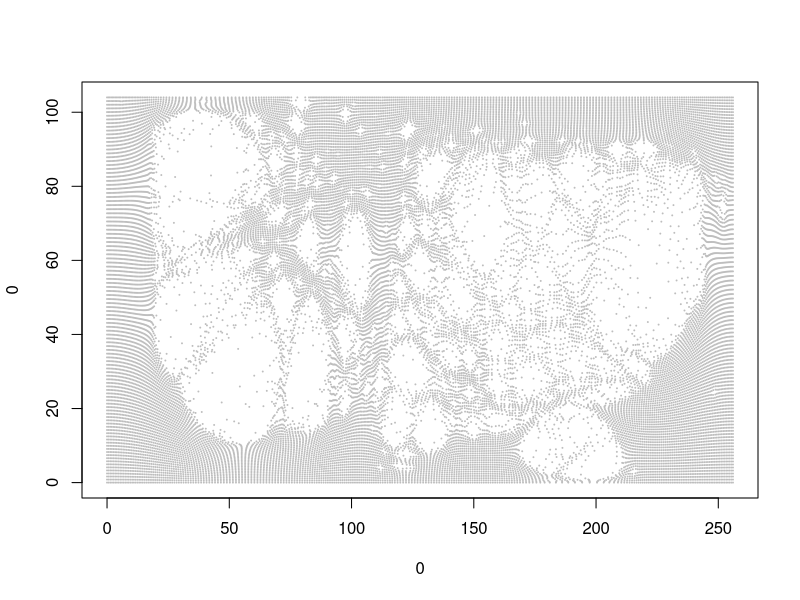
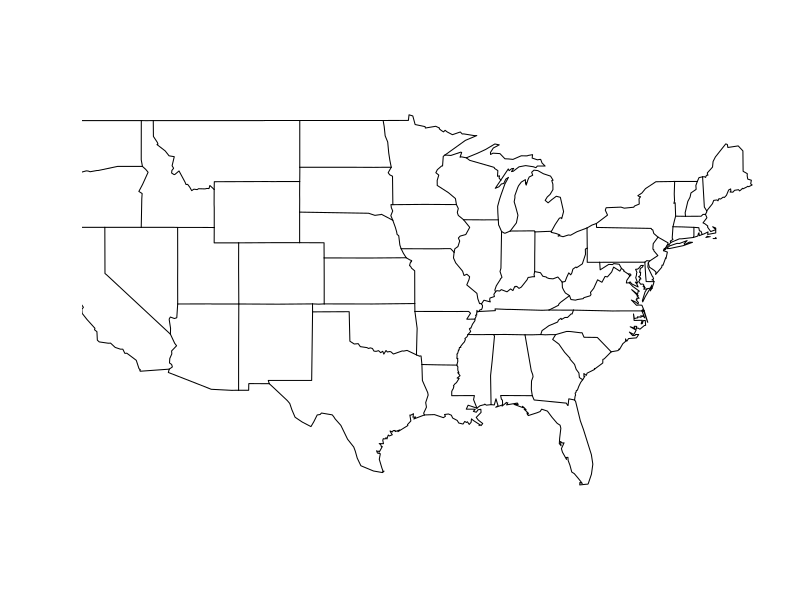
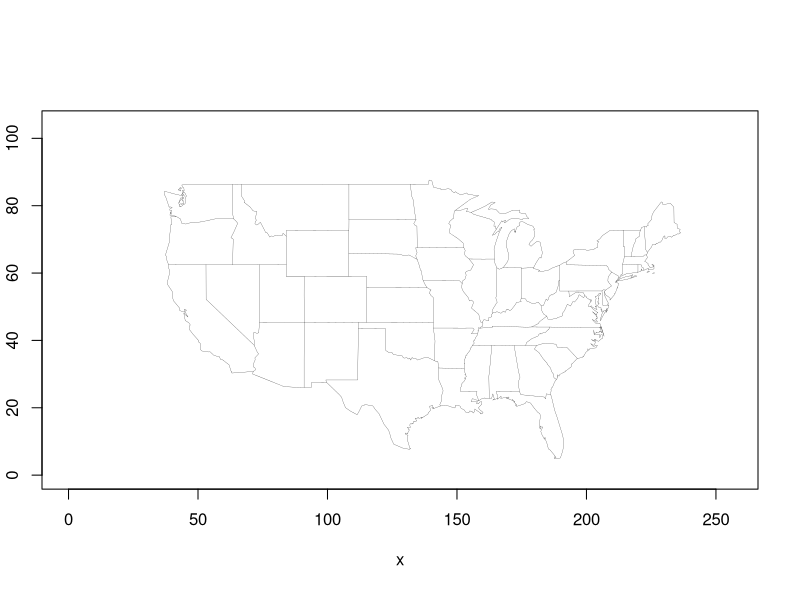
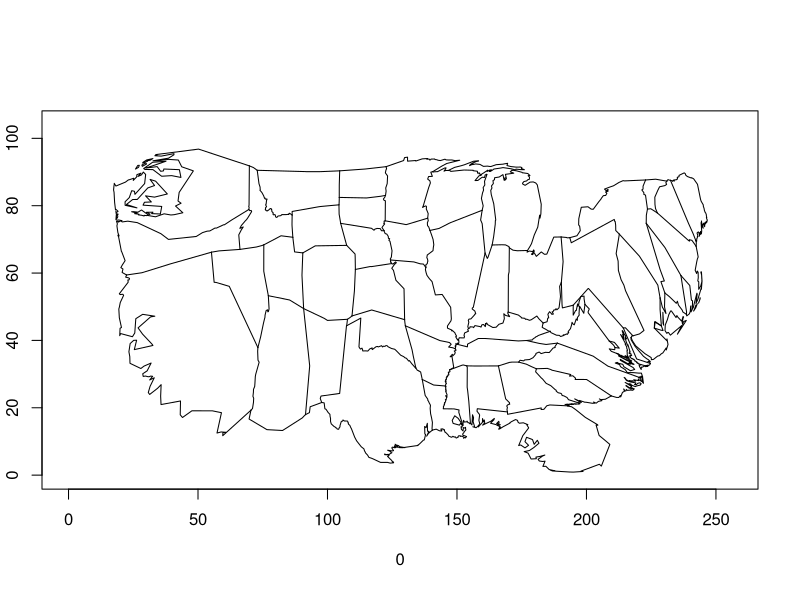
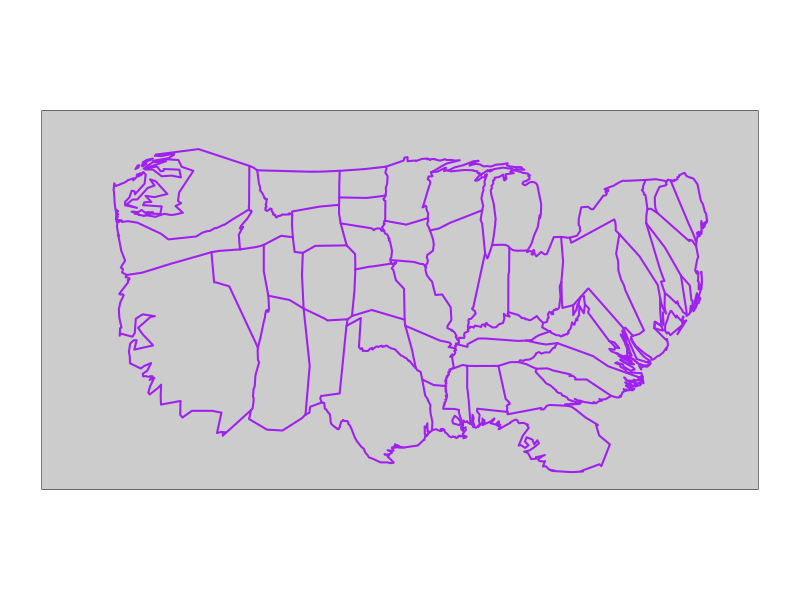

Recreate these plots in R, in order.
# Load data.
themat <- read.csv("cnt_matrix.txt")
numcols <- length(themat[1,])
numrows <- length(themat[,1])
meandensity <- sum(themat) / (numcols*numrows)

# Replace zeros with mean density.
nonzero <- function(x) { if (x == 0) { return(meandensity); } else { return(x); } }
themat2 <- apply(themat, FUN="nonzero", MARGIN=c(1,2))

# Save new matrix.
write.table(themat2, file="./cart/ufo-sea.txt", quote=FALSE, sep=" ", row.names=FALSE, col.names=FALSE)

# In terminal, run the following:
# ./cart 256 104 ufo-sea.txt ufo_out.dat

# Sanity check to see if cart worked.
ufo.cart <- read.table("./cart/ufo_out.dat", sep=" ", header=FALSE)
plot(0, 0, xlim=c(0,256), ylim=c(0, 104), type="n")
points(ufo.cart$V1, 104-ufo.cart$V2, col="gray", cex=0.2, pch=20)


# Start and end latitude/longitude coordinates from previous tutorial.
lat_NW <- 54.162434
lng_NW <- -135.351563
lat_SE <- 23.725012
lng_SE <- -61.347656


# Get state boundary lines in latitude and longitude.
library(maps)
m <- map("state")
x <- (m$x - lng_NW) / (lng_SE - lng_NW) * numcols
y <- (m$y - lat_NW) / (lat_SE - lat_NW) * numrows
xy.df <- data.frame(x, y)
write.table(xy.df, "./cart/boundaries.dat", quote=FALSE, sep=" ", row.names=FALSE, col.names=FALSE)

# Map regular boundary lines.
plot(x, numrows-y, type="n", xlim=c(0,256), ylim=c(0, 104))
lines(x, numrows-y, lwd=0.2)


# In terminal, run the following:
# gcc -O -o interp interp.c
# cat boundaries.dat | ./interp 256 104 ufo_out.dat > boundaries_cart.dat

# Map cartogrammed boundary lines.
xy.cart <- read.csv("./cart/boundaries_cart.dat", header=FALSE, sep=" ")
plot(0, 0, xlim=c(0,256), ylim=c(0, 104), type="n")
lines(xy.cart$V1, numrows-xy.cart$V2)

# Add some color
plot(0, 0, xlim=c(0,256), ylim=c(0, 104), type="n", xaxt="n", yaxt="n", xlab=NA, ylab=NA)
rect(-20, -20, 300, 130, col="#cccccc")
lines(xy.cart$V1, numrows-xy.cart$V2, col="purple", lwd=2)
